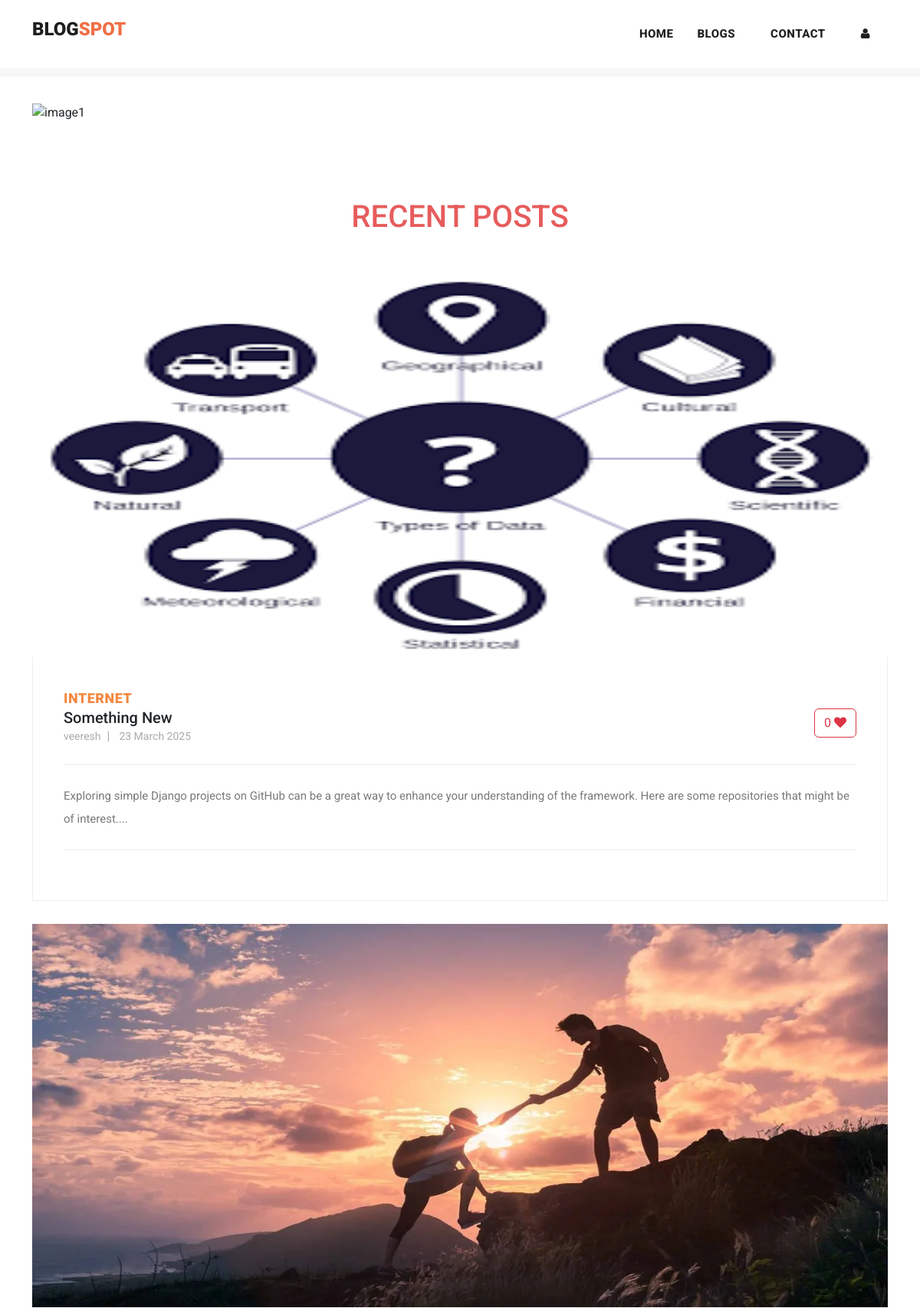
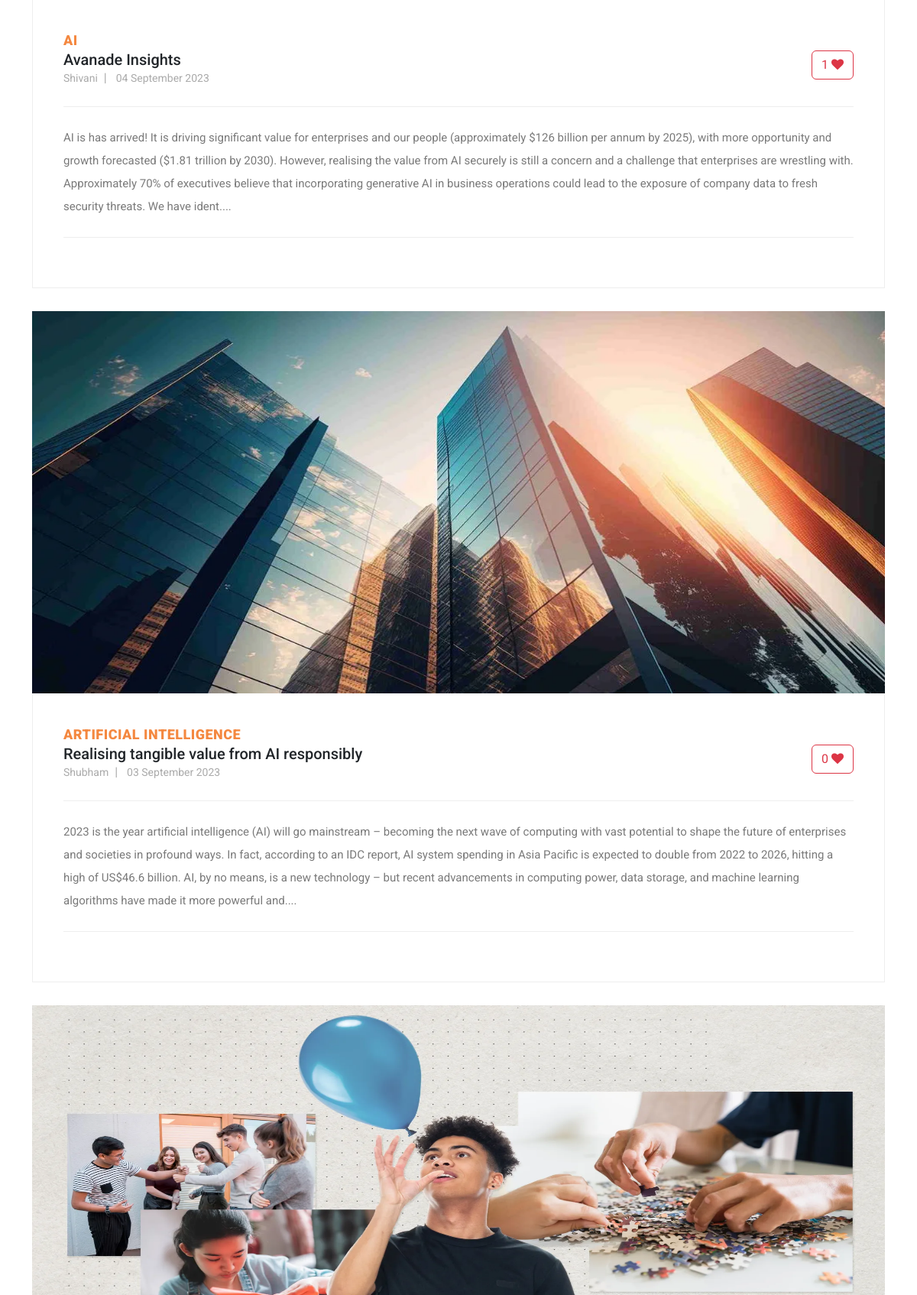
Page /blog (upper part) on the committed database (2 pictures, top to bottom).
### myapp/models.py (models this page shows, shortened)
class Post(models.Model):
    postname = models.CharField(max_length=600)
    category = models.CharField(max_length=600)
    image = models.ImageField(upload_to='images/posts',blank=True,null=True)
    content = models.CharField(max_length=100000)
    time = models.CharField(default=time,max_length=100, blank=True)
    likes = models.IntegerField(null=True,blank=True,default=0)
    user = models.ForeignKey(User,on_delete=models.CASCADE)

### myapp/views.py (the view)
# urls.py: path("blog",views.blog,name="blog"),
def blog(request):
    return render(request,"blog.html",{
            'posts':Post.objects.filter(user_id=request.user.id).order_by("id").reverse(),
            'top_posts':Post.objects.all().order_by("-likes"),
            'recent_posts':Post.objects.all().order_by("-id"),
            'user':request.user,
            'media_url':settings.MEDIA_URL
        })

### templates/blog.html (shortened to what this page needs)
{% load static %}
<!DOCTYPE html>
<html lang="en">
<head>
  <link href="{% static 'vendor/bootstrap/css/bootstrap.min.css' %}" rel="stylesheet">
  <link href="https://cdn.jsdelivr.net/npm/bootstrap@5.3.1/dist/css/bootstrap.min.css" rel="stylesheet"
>
  <link rel="stylesheet" href="{% static 'assets/css/fontawesome.css' %}">
  <link rel="stylesheet" href="{% static 'assets/css/templatemo-stand-blog.css' %}">
  <link rel="stylesheet" href="{% static 'assets/css/owl.css' %}">
  <link rel="stylesheet" href="{% static 'assets/css/styles.css' %}">
</head>
<body>
  {%include 'header.html'%}
  <div class="container mt-5 carousel">
    <div id="carouselExampleCaptions" class="carousel slide">
      <div class="carousel-indicators">
        <button type="button" data-bs-target="#carouselExampleCaptions" data-bs-slide-to="0" class="active"
          aria-current="true" aria-label="Slide 1"></button>
        <button type="button" data-bs-target="#carouselExampleCaptions" data-bs-slide-to="1"
          aria-label="Slide 2"></button>
        <button type="button" data-bs-target="#carouselExampleCaptions" data-bs-slide-to="2"
          aria-label="Slide 3"></button>
        <button type="button" data-bs-target="#carouselExampleCaptions" data-bs-slide-to="3"
          aria-label="Slide 4"></button>
      </div>
      <div class="carousel-inner">
        <div class="carousel-item active">
          <img src="{% static 'assets/images/img1.jpg' %}" alt="image1">
          <div class="carousel-caption d-none d-md-block">
          </div>
        </div>
      </div>
      <button class="carousel-control-prev" type="button" data-bs-target="#carouselExampleCaptions"
        data-bs-slide="prev">
        <span class="carousel-control-prev-icon" aria-hidden="true"></span>
      </button>
      <button class="carousel-control-next" type="button" data-bs-target="#carouselExampleCaptions"
        data-bs-slide="next">
        <span class="carousel-control-next-icon" aria-hidden="true"></span>
      </button>
    </div>
  </div>
  <section class="blog-posts">
    <div class="container">
      <h3 class="text-center" style="margin: 50px; font-size: 40px; color: rgb(231, 92, 92);">RECENT POSTS</h3>
      <div class="row">
        <div class="col-lg-12">
          <div class="all-blog-posts">
            <div class="row">
              {% for post in recent_posts %}
              <div class="col-lg-12">
                <div class="blog-post">
                  <div class="blog-thumb">
                    <img src="{{media_url}}{{post.image}}" alt="" style="height: 500px;">
                  </div>
                  <div class="down-content">
                    <span>{{post.category}}</span>
                    <form method="post" action="{% url 'increaselikes' post.id %}">
                      <button class="float-right btn btn-outline-danger" type="submit ">
                        {{post.likes}} <i class="fa fa-heart"></i></button>
                    </form>
                    <a href="{% url 'post' post.id %}" class="text-decoration-none text-dark">
                      <h5>{{post.postname}}</h5>
                    </a>
                    <ul class="post-info">
                      <li><a href="#">{{post.user}}</a></li>
                      <li><a href="#">{{post.time}}</a></li>
                    </ul>
                    <p style="max-width: 100%;">{{post.content|slice:"0:500"}}....</p>
                  </div>
                </div>
              </div>
              {% endfor %}
            </div>
          </div>
        </div>
      </div>
    </div>
  </section>
</body>
</html>

### static/assets/css/templatemo-stand-blog.css (style rules this page uses)
body { font-family: 'Roboto', sans-serif; overflow-x: hidden; text-rendering: optimizeLegibility; -webkit-font-smoothing: antialiased; -moz-osx-font-smoothing: grayscale; }
p { margin-bottom: 0px; font-size: 15px; font-weight: 400; color: #7a7a7a; line-height: 30px; }
a { text-decoration: none!important; }
ul { padding: 0; margin: 0; list-style: none; }
h1,h2,h3,h4,h5,h6 { margin: 0px; }
.blog-posts { margin-top: 100px; }
.blog-posts .blog-post { margin-bottom: 30px; }
.blog-posts .blog-thumb img { width: 100%; overflow: hidden; }
.blog-posts .down-content { padding: 40px; border-right: 1px solid #eee; border-left: 1px solid #eee; border-bottom: 1px solid #eee; }
.blog-posts .down-content span { font-size: 18px; text-transform: uppercase; letter-spacing: 0.5px; font-weight: 900; color: #f48840; }
.blog-posts .down-content ul.post-info li { display: inline-block; margin-right: 8px; }
.blog-posts .down-content ul.post-info li:after { content: '|'; color: #aaa; margin-left: 8px; }
.blog-posts .down-content ul.post-info li:last-child::after { display: none; }
.blog-posts .down-content ul.post-info li a { font-size: 14px; color: #aaa; font-weight: 400; transition: all .3s; }
.blog-posts .down-content p { padding: 25px 0px; margin: 25px 0px; border-top: 1px solid #eee; border-bottom: 1px solid #eee; }

### static/assets/css/styles.css (style rules this page uses)
.carousel img { width: 100%; height: 700px; }
.blog-posts .blog-post img, .blog-post img { height: 300px; }

### templates/footer.html (style rules this page uses)
li { text-decoration: none; text-align: left; }
li a { color: rgb(153, 147, 147); }

### rows in the picture
Post: image (picture), category "INTERNET", likes "0", postname "Something New", user "veeresh", time "23 March 2025", content "​Exploring simple Django projects on GitHub can be a great way to enhance your understanding of the framework. Here are some repositories that might be of interest"
Post: image (picture), category "AI", likes "1", postname "Avanade Insights", user "Shivani", time "04 September 2023", content "AI is has arrived! It is driving significant value for enterprises and our people (approximately $126 billion per annum by 2025), with more opportunity and growth forecasted ($1.81 trillion by 2030). However, realising the value from AI securely is still a concern and a challenge that enterprises are wrestling with. Approximately 70% of executives believe that incorporating generative AI in business operations could lead to the exposure of company data to fresh security threats. We have ident"
Post: image (picture), category "ARTIFICIAL INTELLIGENCE", likes "0", postname "Realising tangible value from AI responsibly", user "Shubham", time "03 September 2023", content "2023 is the year artificial intelligence (AI) will go mainstream – becoming the next wave of computing with vast potential to shape the future of enterprises and societies in profound ways. In fact, according to an IDC report, AI system spending in Asia Pacific is expected to double from 2022 to 2026, hitting a high of US$46.6 billion. AI, by no means, is a new technology – but recent advancements in computing power, data storage, and machine learning algorithms have made it more powerful and"
Post: image (picture)
